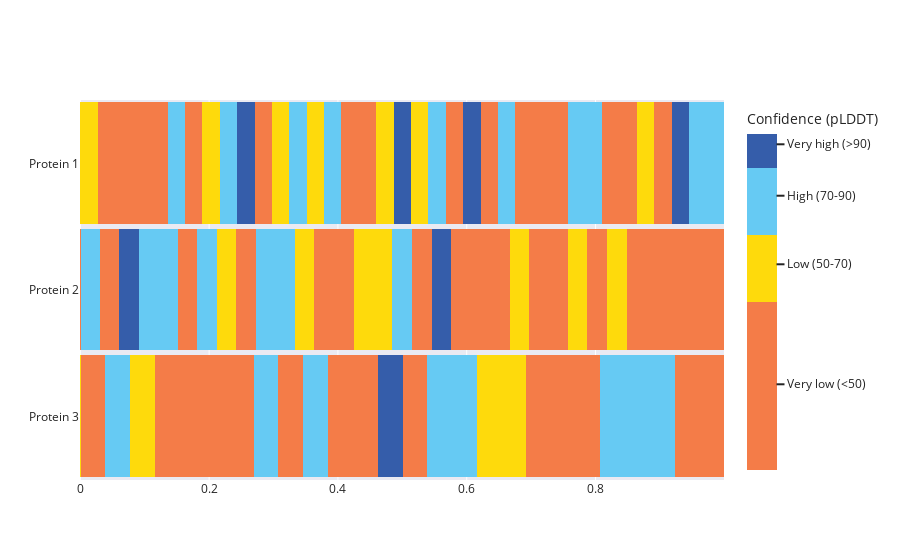

The cell this chart's notebook holds for it:
### Code cell
fig = go.Figure(data=[my_heatmap])
fig.update_layout(template="seaborn", yaxis=dict(autorange='reversed'))
fig.show()

### Figure 1 — Plotly figure (JSON) as saved in the notebook; plotly's stock layout.template omitted (floating-point values rounded to 4 significant figures; data arrays with more than 128 entries replaced by an {"elided": "..."} marker saying what was removed)
{"data": [{"colorbar": {"ticktext": ["Very low (<50)", "Low (50-70)", "High (70-90)", "Very high (>90)"], "tickvals": [25.0, 60.0, 80.0, 95.0], "title": {"text": "Confidence (pLDDT)"}}, "colorscale": [[0.0, "#f47c48"], [0.5, "#f47c48"], [0.5, "#feda0c"], [0.7, "#feda0c"], [0.7, "#66caf3"], [0.9, "#66caf3"], [0.9, "#355daa"], [1.0, "#355daa"]], "x": {"elided": "1000 float values"}, "y": ["Protein 1", "Protein 2", "Protein 3"], "ygap": 5, "z": {"elided": "3x1000 int values"}, "type": "heatmap"}], "layout": {"yaxis": {"autorange": "reversed"}}}
